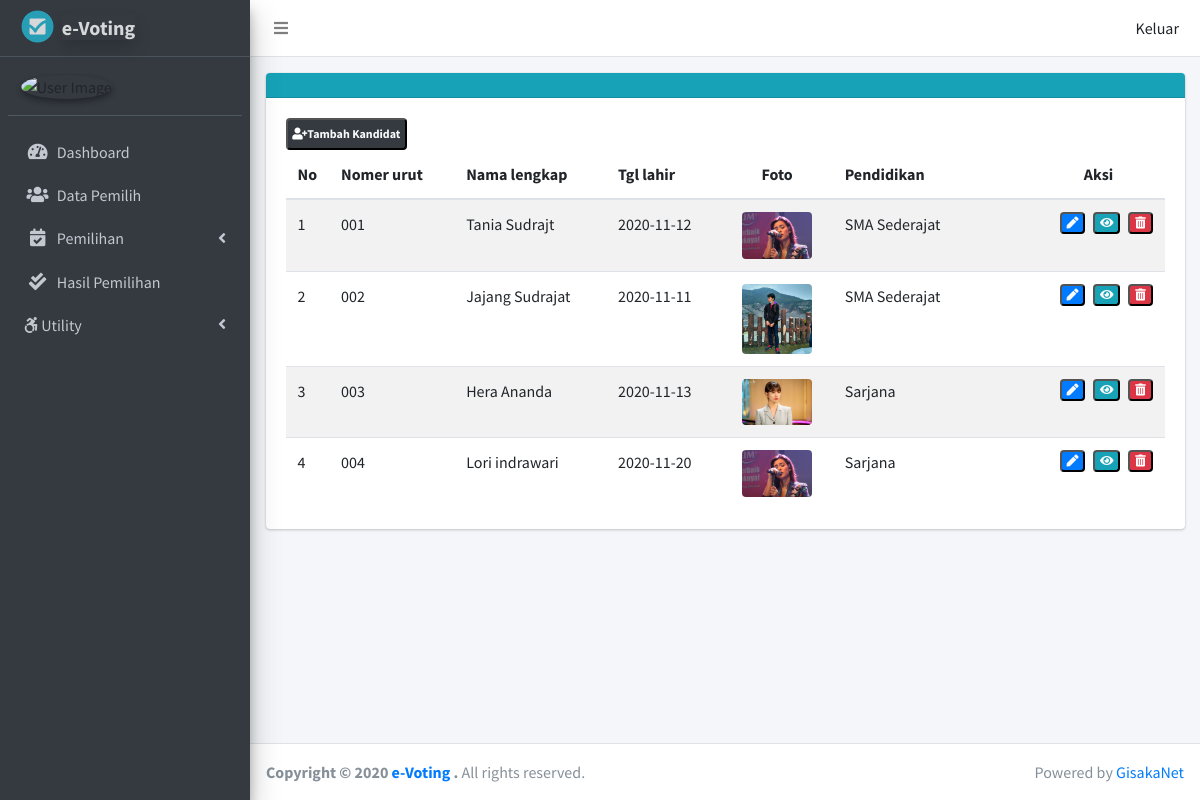
Page /event/kelola_kandidat/ev5faed1c2 on the committed database.
### tables this page shows
CREATE TABLE `kandidat` (
  `id_kandidat` varchar(10) NOT NULL,
  `id_event` varchar(10) NOT NULL,
  `nomer_urut` varchar(5) NOT NULL,
  `nama_lengkap` varchar(100) NOT NULL,
  `foto` varchar(100) NOT NULL,
  `tempat_lahir` varchar(50) NOT NULL,
  `tgl_lahir` date NOT NULL,
  `agama` varchar(20) NOT NULL,
  `alamat` varchar(100) NOT NULL,
  `pekerjaan` varchar(30) NOT NULL,
  `pendidikan_terahir` varchar(30) NOT NULL,
  `pengalaman` varchar(50) NOT NULL,
  `visi` varchar(200) NOT NULL,
  `misi` varchar(200) NOT NULL,
  `keterangan` varchar(50) NOT NULL,
  `role` varchar(1) NOT NULL
);

### application/libraries/Template.php (called while the page is built)
<?php
Class Template{
    var $template=array();
    function set($name,$value)
    {
        $this->template[$name] = $value;
    }
    function load($tmp   =  ' ',  $view =  ' ', $view_data =  array(),  $return  =   FALSE)
    {
        $this->CI =& get_instance();
        $this->set('contents',$this->CI->load->view($view,$view_data,TRUE));
        return $this->CI->load->view($tmp,$this->template,$return);
    }
}

### application/controllers/Event.php (called while the page is built, shortened)
<?php
class Event  extends CI_Controller
{
    public function kelola_kandidat($id_event = null)
    {
        $data['kandidat'] = $this->kandidat_m->getAll_kandidat_Byid($id_event);
        $this->template->load('_layout/admin', 'event/kelola_kandidat', $data);
    }
}

### index.php (called while the page is built, shortened)
<?php
require_once BASEPATH.'core/CodeIgniter.php';

### application/models/kandidat_m.php (called while the page is built, shortened)
<?php
class kandidat_m extends CI_Model
{
    public function getAll_kandidat_Byid($id = null)
    {
        $query = $this->db->get_where('kandidat', ['id_event' => $id])->result_array();
        return $query;
    }
}

### application/views/event/kelola_kandidat.php (the view, shortened to what this page needs)
<div class="content">
    <div class="container-fluid">
        <div class="row">
            <div class="col-lg-12">
                <div class="card mt-3">
                    <div class="card-header bg-info">
                    </div>
                    <div class="card-body">
                        <button class="badge badge-dark pb-2 pt-2"><i class="fa fa-user-plus"></i><a
                                href="<?= base_url('Kandidat/tambah_kandidat') ?>" class="text-light   ">Tambah
                                Kandidat</a></button>
                        <table id="nik" class="table  table-striped">
                            <thead>
                                <tr>
                                    <th style="width: 4%;">No</th>
                                    <th>Nomer urut</th>
                                    <th>Nama lengkap</th>
                                    <th>Tgl lahir</th>
                                    <th class="text-center">Foto</th>
                                    <th style="width:200px ;">Pendidikan</th>
                                    <th style="width: 15%;" class="text-center">Aksi</th>
                                </tr>
                            </thead>
                            <tbody>
                                <?php $i = 1; ?>
                                <?php foreach ($kandidat as $kand) : ?>
                                <tr>
                                    <td> <?= $i++; ?> </td>
                                    <td><?= $kand['nomer_urut'] ?></td>
                                    <td><?= $kand['nama_lengkap'] ?></td>
                                    <td><?= $kand['tgl_lahir'] ?></td>
                                    <td><img src="<?= base_url() . 'asset/images/kandidat/' . $kand['foto']; ?>"
                                            alt="foto kandidat" width="70px" class="rounded mx-auto d-block"></td>
                                    <td><?= $kand['pendidikan_terahir'] ?></td>
                                    <td>
                                        <button class="badge badge-danger   float-right  ml-2"
                                            onclick="deleteConfirm('')"><i class="fa fa-trash-alt"></i></button>
                                        <button class="badge badge-info float-right ml-2"><a
                                                href="<?= base_url('Kandidat/ubah') . '/' . $kand['id_kandidat']; ?>"
                                                class=" text-light "><i class="fa fa-eye"></i></a></button>
                                        <button class="badge badge-primary float-right  ml-2"><a
                                                href=" <?= base_url('Kandidat/ubah') . '/' . $kand['id_kandidat'] ?>"
                                                class=" text-light "><i class="fa fa-pen"></i></a></button>
                                    </td>
                                </tr>
                                <?php endforeach; ?>
                            </tbody>
                        </table>
                    </div>
                </div>
            </div>
        </div>
    </div>
</div>

### application/views/_layout/admin.php (shortened to what this page needs)
<!DOCTYPE html>
<html lang="en">
<head>
    <link rel="stylesheet" href="<?= base_url('') . 'asset/plugins/fontawesome-free/css/all.min.css ' ?> ">
    <link rel="stylesheet" href="<?= base_url() . 'asset/dist/css/adminlte.min.css' ?> ">
    <link rel="stylesheet" href="<?= base_url() . 'asset/plugins/datatables-bs4/css/dataTables.bootstrap4.min.css' ?>">
    <link rel="stylesheet"
        href="<?= base_url() . 'asset/plugins/datatables-responsive/css/responsive.bootstrap4.min.css' ?>">
    <link rel="stylesheet" href="<?= base_url() . 'asset/plugins/datatables-buttons/css/buttons.bootstrap4.min.css' ?>">
    <link rel="stylesheet" href="<?= base_url() . 'asset/plugins/datatables-buttons/css/buttons.dataTables.min.css' ?>">
    <link rel="stylesheet" href="<?= base_url() . 'asset/plugins/sweetalert2/dark.css' ?>">
    <link rel="stylesheet" href="<?= base_url() . 'asset/plugins/toastr/toastr.min.css' ?>">
</head>
<body class="hold-transition sidebar-mini">
    <div class="wrapper">
        <nav class="main-header navbar navbar-expand navbar-white navbar-light">
            <ul class="navbar-nav">
                <li class="nav-item">
                    <a class="nav-link" data-widget="pushmenu" href="#" role="button"><i class="fas fa-bars"></i></a>
                </li>
            </ul>
            <ul class="navbar-nav ml-auto">
                <li class="nav-item">
                    <button onclick="logConfirm('<?= base_url('admin/logout') ?>')" class="btn btn" class="nav-link "
                        id=" logoutmodal" data-toggle="modal" data-target="#logoutmodal">Keluar</button>
                </li>
            </ul>
        </nav>
        <aside class="main-sidebar sidebar-dark-primary elevation-4">
            <a href="<?= base_url('dashboard') ?>" class="brand-link">
                <img src=" <?= base_url() . 'asset/images/logo.png' ?>" alt="AdminLTE Logo"
                    class="brand-image img-circle " style="opacity: .8">
                <span class="brand-text font-weight-light font-weight-bold shadow">e-Voting</span>
            </a>
            <div class="sidebar">
                <div class="user-panel mt-3 pb-3 mb-3 d-flex">
                    <div class="image">
                        <img src="<?= base_url() . 'asset/images/foto_user/' . $this->session->userdata('image') ?>"
                            class="img-circle elevation-2" alt="User Image">
                    </div>
                    <div class="info">
                    </div>
                </div>
                <nav class="mt-2">
                    <ul class="nav nav-pills nav-sidebar flex-column " data-widget="treeview" role="menu"
                        data-accordion="false">
                        <li class="nav-item ">
                            <a href="<?= base_url('Dashboard') ?>"
                                class="nav-link <?= $this->uri->segment(1) == 'dashboard' ? 'active' : '' ?> <?= $this->uri->segment(1) == '' ? 'active' : '' ?>">
                                <i class="nav-icon fa fa-tachometer-alt"></i>
                                <p>
                                    Dashboard
                                </p>
                            </a>
                        </li>
                        <li class="nav-item">
                            <a href="<?= base_url('user') ?>"
                                class="nav-link <?= $this->uri->segment(1) == 'user' ? 'active' : '' ?>">
                                <i class="nav-icon fa fa-users"></i>
                                <p>
                                    Data Pemilih
                                </p>
                            </a>
                        </li>
                        <ul class="nav nav-pills nav-sidebar flex-column" data-widget="treeview" role="menu"
                            data-accordion="false">
                            <li class="nav-item ">
                                <a href="" class="nav-link ">
                                    <i class="nav-icon fa fa-calendar-check"></i>
                                    <p>
                                        Pemilihan
                                        <i class="right fas fa-angle-left"></i>
                                    </p>
                                </a>
                            </li>
                            <li class="nav-item">
                                <a href="<?= base_url('report') ?>" class="nav-link">
                                    <i class="nav-icon fa fa-check-double"></i>
                                    <p>
                                        Hasil Pemilihan
                                    </p>
                                </a>
                            </li>
                            <li class="nav-item ">
                                <a href="" class="nav-link ">
                                    <i class="fab fa-accessible-icon"></i>
                                    <p>
                                        Utility
                                        <i class="right fas fa-angle-left"></i>
                                    </p>
                                </a>
                            </li>
                        </ul>
                </nav>
            </div>
        </aside>
        <div class="content-wrapper">
            <?= $contents; ?>
        </div>
        <footer class="main-footer">
            <div class="float-right d-none d-sm-inline">
                Powered by <a href="https://gisaka.net/">GisakaNet</a>
            </div>
            <strong>Copyright &copy; <?= date('Y') ?> <a href="<?= base_url('dashboard') ?>">e-Voting</a> .</strong> All
            rights
            reserved.
        </footer>
    </div>
</body>
</html>

### rows in the picture
kandidat: nomer_urut "001", nama_lengkap "Tania Sudrajt", tgl_lahir "2020-11-12", foto (picture), pendidikan_terahir "SMA Sederajat"
kandidat: nomer_urut "002", nama_lengkap "Jajang Sudrajat", tgl_lahir "2020-11-11", foto (picture), pendidikan_terahir "SMA Sederajat"
kandidat: nomer_urut "003", nama_lengkap "Hera Ananda", tgl_lahir "2020-11-13", foto (picture), pendidikan_terahir "Sarjana"
kandidat: nomer_urut "004", nama_lengkap "Lori indrawari", tgl_lahir "2020-11-20", foto (picture), pendidikan_terahir "Sarjana"
